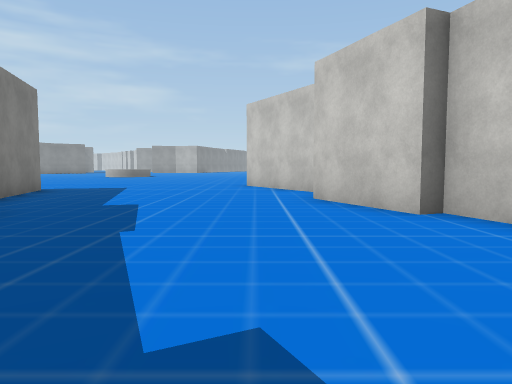
[1] (above)

24 first-person views from a walk through a 3-D level made in the Unity game engine. The camera is 1.2 m above the floor, tilts 4° down and sees 70° across. The floor is counted in squares, 2 m on a side. Each view is taken from the middle of a square. On the plan, view 1 faces up. The plan holds only what a view shows up to about 10 squares ahead; the rest is blank. The place goes on beyond the plan. Some surface patterns are stand-ins.

[2]
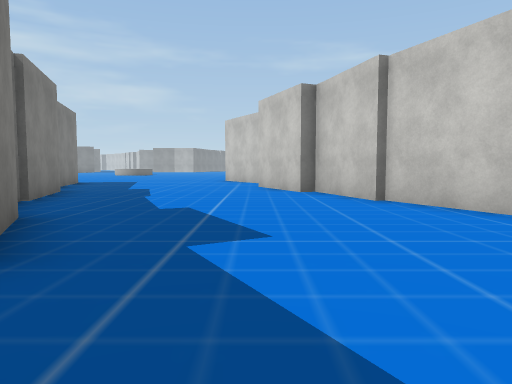

[3]
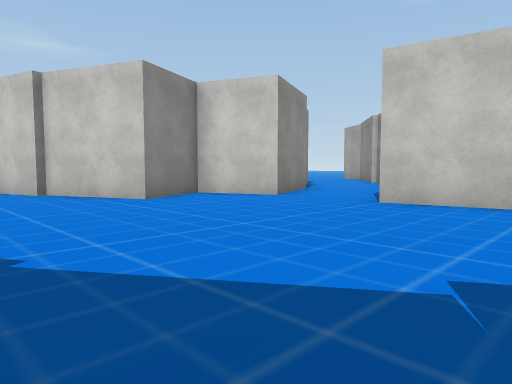

[4]
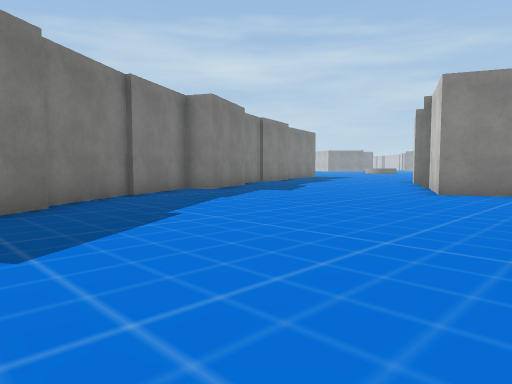

[5]
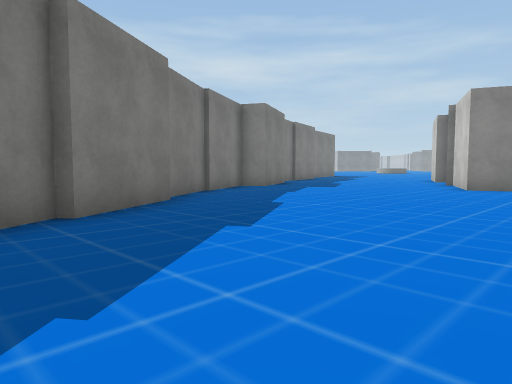

[6]
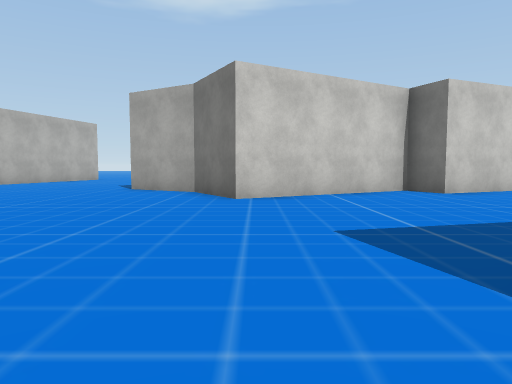

[7]
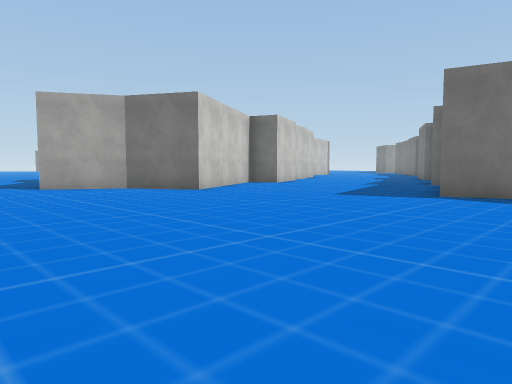

[8]
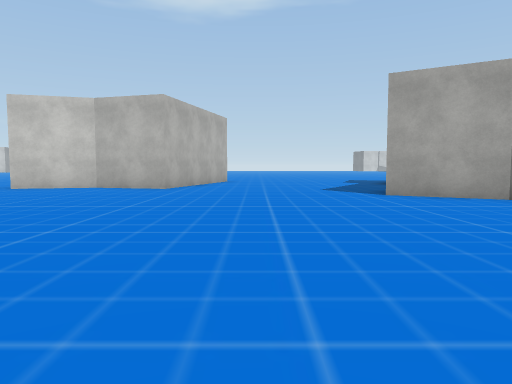

[9]
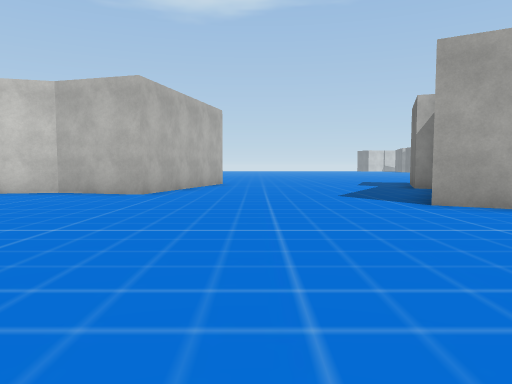

[10]
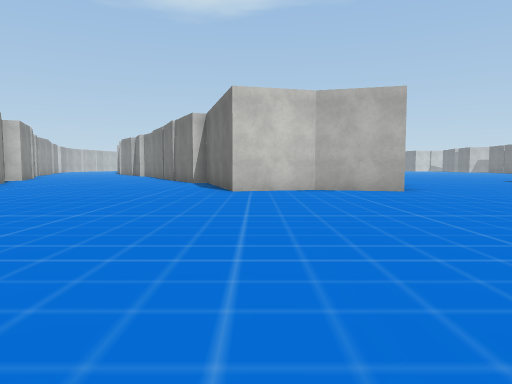

[11]
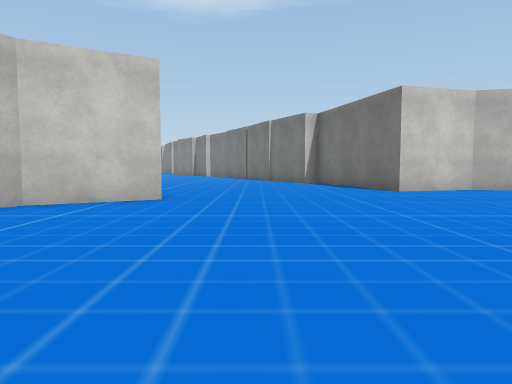

[12]
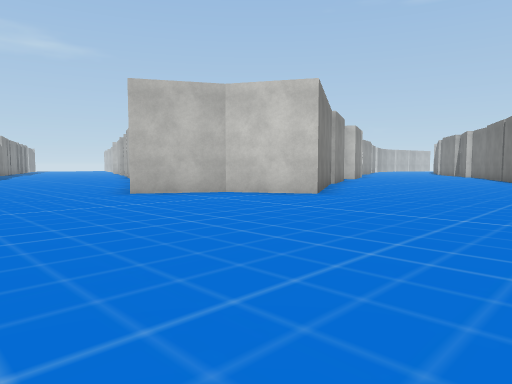

[13]
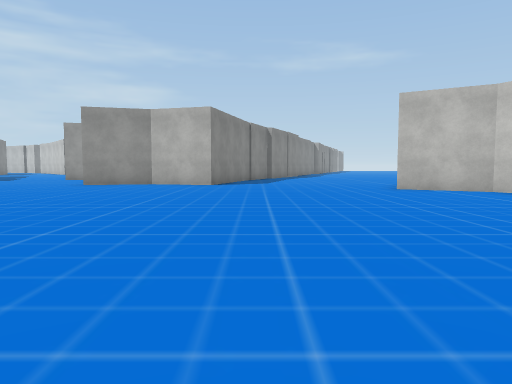

[14]
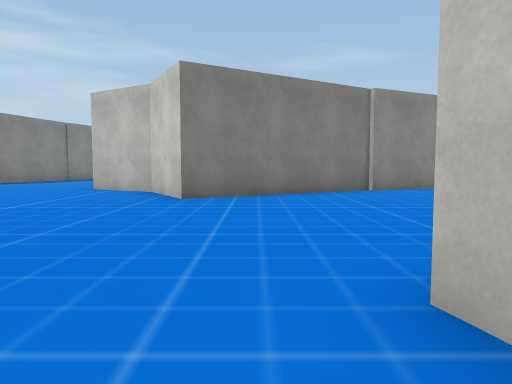

[15]
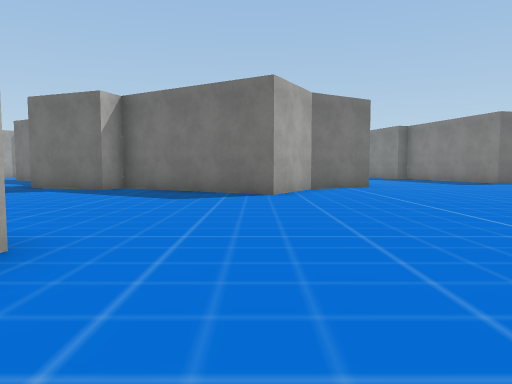

[16]
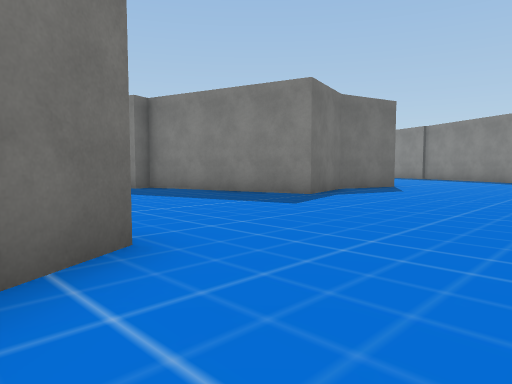

[17]
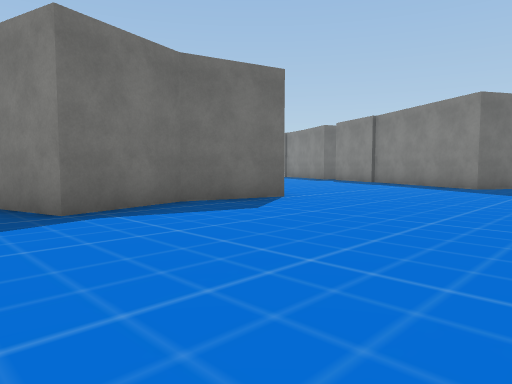

[18]
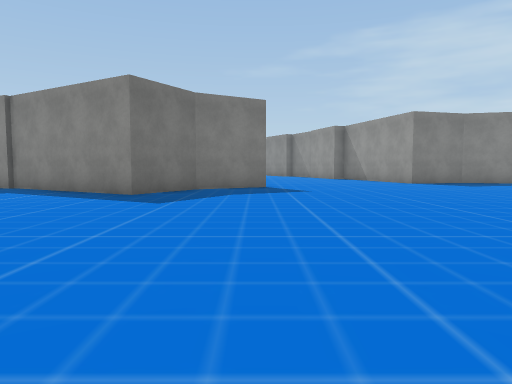

[19]
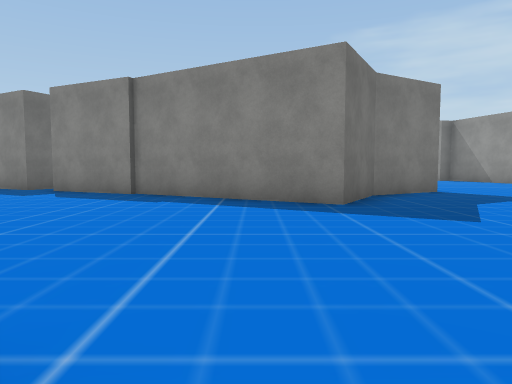

[20]
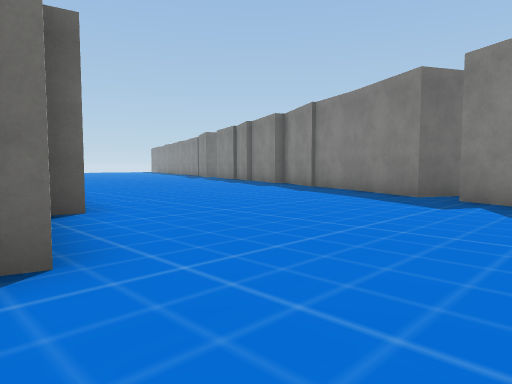

[21]
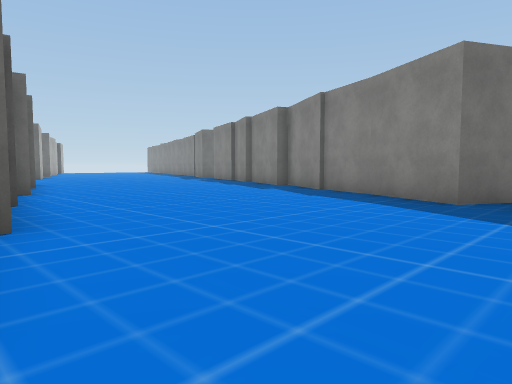

[22]
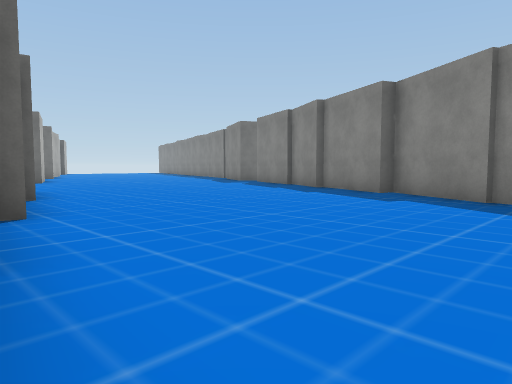

[23]
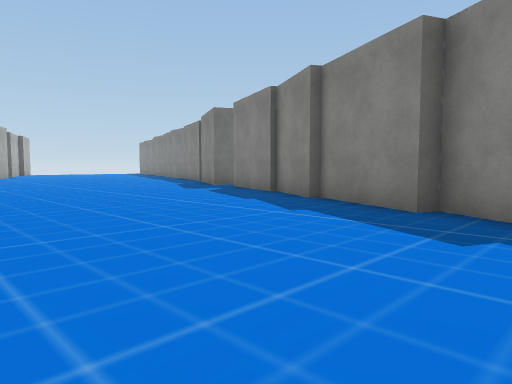

[24]
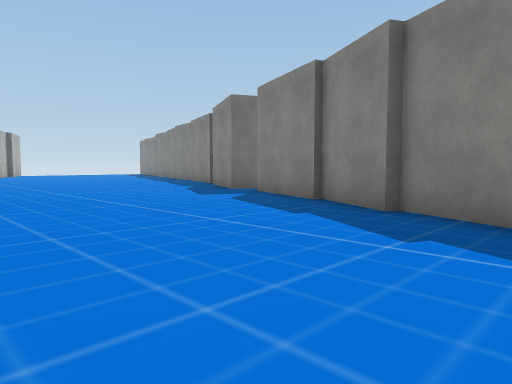

### Floor plan
Key: @ floor where view 1 was taken; # wall or solid block; . floor.
Columns run from 24 left of view 1 to 7 right of it. Each row starts with its distance up from view 1.
 32               ..........##
 31               ...........##  ###
 30               ............####..
 29                ............#....
 28                 ................
 27                 ................
 26                  ...............
 25                   .............
 24                   ............#
 23                    ..........##
 22                     .........#
 21                       .......#
 20        ...             ......##
 19        ....          .........##
 18        ......       ............
 17        .......  ................
 16      ...........................
 15      ...........................
 14       #....................#....
 13       ##..................####..
 12        ##................##  ###
 11         ##..............##
 10         #................#
  9        ##......####......##
  8        #......    ##......#
  7       ##......     #......#
  6       #.......     #......#
  5      ##.......     #......##
  4      #......##     ##......#
  3     ##......#       ##.....##
  2     #.......#        #......#
  1     #......           ......####
  0    ##......           #.@......#
 -1    #.......#          ##.......#
 -2   ##.......            #........
 -3   #.......#            #.......#
 -4   #.......             #.......#
 -5  ##.......             ##......#
 -6  #.......#              #.......
 -7 ##.......               ##......
 -8 #........                ##.....
 -9 #......                   #.....
-10 #......                     ....

Positions as (right, up) in squares from view 1, and headings:
1: (0, 0), facing up
2: (1, -4), facing up
3: (1, -6), facing up-right
4: (7, -8), facing up-left
5: (7, -10), facing up-left
6: (-7, 11), facing right
7: (-8, 17), facing down-right
8: (-5, 17), facing right
9: (-3, 17), facing right
10: (-4, 23), facing right
11: (-4, 27), facing right
12: (-4, 24), facing up-right
13: (-4, 22), facing up
14: (4, 22), facing up
15: (3, 22), facing down
16: (1, 14), facing down-left
17: (-4, 14), facing down-left
18: (-7, 14), facing left
19: (-9, 10), facing left
20: (-11, 7), facing down-left
21: (-12, 6), facing down-left
22: (-13, 2), facing down-left
23: (-16, 0), facing down-left
24: (-17, -2), facing down-left
